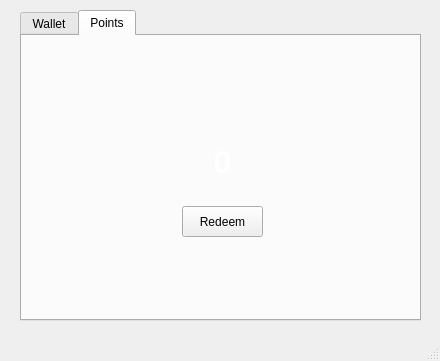
<?xml version="1.0" encoding="UTF-8"?>
<ui version="4.0">
 <class>Wallet</class>
 <widget class="QMainWindow" name="Wallet">
  <property name="geometry">
   <rect>
    <x>0</x>
    <y>0</y>
    <width>440</width>
    <height>361</height>
   </rect>
  </property>
  <property name="windowTitle">
   <string>Wallet</string>
  </property>
  <widget class="QWidget" name="centralwidget">
   <widget class="QTabWidget" name="tabWidget">
    <property name="geometry">
     <rect>
      <x>20</x>
      <y>10</y>
      <width>401</width>
      <height>311</height>
     </rect>
    </property>
    <property name="styleSheet">
     <string notr="true">#tab{
	border-image: url(:/cascade-clouds-cool-wallpaper-210186-900x545.jpg);
}
#tab_2{
	border-image: url(:/cascade-clouds-cool-wallpaper-210186-900x545.jpg);
}</string>
    </property>
    <property name="currentIndex">
     <number>1</number>
    </property>
    <widget class="QWidget" name="tab">
     <attribute name="title">
      <string>Wallet</string>
     </attribute>
     <widget class="QLabel" name="label">
      <property name="geometry">
       <rect>
        <x>100</x>
        <y>90</y>
        <width>181</width>
        <height>71</height>
       </rect>
      </property>
      <property name="minimumSize">
       <size>
        <width>0</width>
        <height>41</height>
       </size>
      </property>
      <property name="font">
       <font>
        <pointsize>22</pointsize>
        <weight>75</weight>
        <bold>true</bold>
       </font>
      </property>
      <property name="styleSheet">
       <string notr="true">color: white</string>
      </property>
      <property name="lineWidth">
       <number>10</number>
      </property>
      <property name="midLineWidth">
       <number>5</number>
      </property>
      <property name="text">
       <string>0</string>
      </property>
      <property name="textFormat">
       <enum>Qt::RichText</enum>
      </property>
      <property name="alignment">
       <set>Qt::AlignCenter</set>
      </property>
      <property name="wordWrap">
       <bool>false</bool>
      </property>
      <property name="indent">
       <number>-1</number>
      </property>
     </widget>
     <widget class="QPushButton" name="pushButton">
      <property name="geometry">
       <rect>
        <x>130</x>
        <y>180</y>
        <width>111</width>
        <height>31</height>
       </rect>
      </property>
      <property name="styleSheet">
       <string notr="true">border-color: rgb(85, 0, 255);</string>
      </property>
      <property name="text">
       <string>Add Money</string>
      </property>
     </widget>
    </widget>
    <widget class="QWidget" name="tab_2">
     <attribute name="title">
      <string>Points</string>
     </attribute>
     <widget class="QLabel" name="label_2">
      <property name="geometry">
       <rect>
        <x>110</x>
        <y>90</y>
        <width>181</width>
        <height>71</height>
       </rect>
      </property>
      <property name="font">
       <font>
        <pointsize>24</pointsize>
        <weight>75</weight>
        <bold>true</bold>
       </font>
      </property>
      <property name="styleSheet">
       <string notr="true">color: white</string>
      </property>
      <property name="text">
       <string>0</string>
      </property>
      <property name="alignment">
       <set>Qt::AlignCenter</set>
      </property>
     </widget>
     <widget class="QPushButton" name="pushButton_2">
      <property name="geometry">
       <rect>
        <x>160</x>
        <y>170</y>
        <width>81</width>
        <height>31</height>
       </rect>
      </property>
      <property name="text">
       <string>Redeem</string>
      </property>
     </widget>
    </widget>
   </widget>
  </widget>
  <widget class="QMenuBar" name="menubar">
   <property name="geometry">
    <rect>
     <x>0</x>
     <y>0</y>
     <width>440</width>
     <height>21</height>
    </rect>
   </property>
  </widget>
  <widget class="QStatusBar" name="statusbar"/>
 </widget>
 <resources/>
 <connections/>
</ui>
